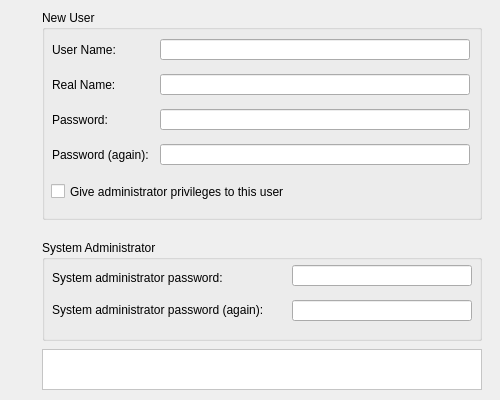
<ui version="4.0" >
 <class>SetupUsersWidget</class>
 <widget class="QWidget" name="SetupUsersWidget" >
  <property name="geometry" >
   <rect>
    <x>0</x>
    <y>0</y>
    <width>500</width>
    <height>400</height>
   </rect>
  </property>
  <property name="windowTitle" >
   <string>Create User</string>
  </property>
  <widget class="QGroupBox" name="groupBox" >
   <property name="geometry" >
    <rect>
     <x>42</x>
     <y>10</y>
     <width>440</width>
     <height>210</height>
    </rect>
   </property>
   <property name="title" >
    <string>New User</string>
   </property>
   <widget class="QCheckBox" name="admin" >
    <property name="geometry" >
     <rect>
      <x>9</x>
      <y>170</y>
      <width>371</width>
      <height>23</height>
     </rect>
    </property>
    <property name="text" >
     <string>Give administrator privileges to this user</string>
    </property>
   </widget>
   <widget class="QLineEdit" name="pass1" >
    <property name="geometry" >
     <rect>
      <x>118</x>
      <y>99</y>
      <width>310</width>
      <height>21</height>
     </rect>
    </property>
    <property name="echoMode" >
     <enum>QLineEdit::Password</enum>
    </property>
   </widget>
   <widget class="QLineEdit" name="realname" >
    <property name="geometry" >
     <rect>
      <x>118</x>
      <y>64</y>
      <width>310</width>
      <height>21</height>
     </rect>
    </property>
   </widget>
   <widget class="QLabel" name="textLabel1_2" >
    <property name="geometry" >
     <rect>
      <x>10</x>
      <y>99</y>
      <width>104</width>
      <height>21</height>
     </rect>
    </property>
    <property name="text" >
     <string>Password:</string>
    </property>
    <property name="wordWrap" >
     <bool>false</bool>
    </property>
   </widget>
   <widget class="QLabel" name="textLabel1_4" >
    <property name="geometry" >
     <rect>
      <x>10</x>
      <y>64</y>
      <width>104</width>
      <height>21</height>
     </rect>
    </property>
    <property name="text" >
     <string>Real Name:</string>
    </property>
    <property name="wordWrap" >
     <bool>false</bool>
    </property>
   </widget>
   <widget class="QLabel" name="textLabel1" >
    <property name="geometry" >
     <rect>
      <x>10</x>
      <y>134</y>
      <width>104</width>
      <height>21</height>
     </rect>
    </property>
    <property name="text" >
     <string>Password (again):</string>
    </property>
    <property name="wordWrap" >
     <bool>false</bool>
    </property>
   </widget>
   <widget class="QLabel" name="textLabel1_3" >
    <property name="geometry" >
     <rect>
      <x>10</x>
      <y>29</y>
      <width>104</width>
      <height>21</height>
     </rect>
    </property>
    <property name="text" >
     <string>User Name:</string>
    </property>
    <property name="wordWrap" >
     <bool>false</bool>
    </property>
   </widget>
   <widget class="QLineEdit" name="pass2" >
    <property name="geometry" >
     <rect>
      <x>118</x>
      <y>134</y>
      <width>310</width>
      <height>21</height>
     </rect>
    </property>
    <property name="echoMode" >
     <enum>QLineEdit::Password</enum>
    </property>
   </widget>
   <widget class="QLineEdit" name="username" >
    <property name="geometry" >
     <rect>
      <x>118</x>
      <y>29</y>
      <width>310</width>
      <height>21</height>
     </rect>
    </property>
   </widget>
   <zorder>pass1</zorder>
   <zorder>realname</zorder>
   <zorder>textLabel1_2</zorder>
   <zorder>textLabel1_4</zorder>
   <zorder>textLabel1</zorder>
   <zorder>textLabel1_3</zorder>
   <zorder>pass2</zorder>
   <zorder>username</zorder>
   <zorder>admin</zorder>
  </widget>
  <widget class="QGroupBox" name="groupBox_2" >
   <property name="geometry" >
    <rect>
     <x>42</x>
     <y>240</y>
     <width>440</width>
     <height>101</height>
    </rect>
   </property>
   <property name="title" >
    <string>System Administrator</string>
   </property>
   <widget class="QLabel" name="textLabel3" >
    <property name="geometry" >
     <rect>
      <x>10</x>
      <y>25</y>
      <width>230</width>
      <height>25</height>
     </rect>
    </property>
    <property name="text" >
     <string>System administrator password:</string>
    </property>
    <property name="wordWrap" >
     <bool>false</bool>
    </property>
   </widget>
   <widget class="QLabel" name="textLabel3_2" >
    <property name="geometry" >
     <rect>
      <x>10</x>
      <y>60</y>
      <width>230</width>
      <height>20</height>
     </rect>
    </property>
    <property name="text" >
     <string>System administrator password (again):</string>
    </property>
    <property name="wordWrap" >
     <bool>false</bool>
    </property>
   </widget>
   <widget class="QLineEdit" name="admin_pass1" >
    <property name="geometry" >
     <rect>
      <x>250</x>
      <y>25</y>
      <width>180</width>
      <height>21</height>
     </rect>
    </property>
    <property name="maximumSize" >
     <size>
      <width>200</width>
      <height>32767</height>
     </size>
    </property>
    <property name="inputMask" >
     <string/>
    </property>
    <property name="echoMode" >
     <enum>QLineEdit::Password</enum>
    </property>
   </widget>
   <widget class="QLineEdit" name="admin_pass2" >
    <property name="geometry" >
     <rect>
      <x>250</x>
      <y>60</y>
      <width>180</width>
      <height>21</height>
     </rect>
    </property>
    <property name="maximumSize" >
     <size>
      <width>200</width>
      <height>32767</height>
     </size>
    </property>
    <property name="inputMask" >
     <string/>
    </property>
    <property name="echoMode" >
     <enum>QLineEdit::Password</enum>
    </property>
   </widget>
  </widget>
  <widget class="QFrame" name="frameError" >
   <property name="geometry" >
    <rect>
     <x>42</x>
     <y>349</y>
     <width>440</width>
     <height>41</height>
    </rect>
   </property>
   <property name="autoFillBackground" >
    <bool>false</bool>
   </property>
   <property name="styleSheet" >
    <string notr="true" >background-color: white; color: red;</string>
   </property>
   <property name="frameShape" >
    <enum>QFrame::StyledPanel</enum>
   </property>
   <property name="frameShadow" >
    <enum>QFrame::Raised</enum>
   </property>
   <widget class="QLabel" name="labelError" >
    <property name="geometry" >
     <rect>
      <x>20</x>
      <y>5</y>
      <width>400</width>
      <height>31</height>
     </rect>
    </property>
    <property name="text" >
     <string/>
    </property>
    <property name="alignment" >
     <set>Qt::AlignCenter</set>
    </property>
   </widget>
  </widget>
 </widget>
 <layoutdefault spacing="6" margin="11" />
 <pixmapfunction>qPixmapFromMimeSource</pixmapfunction>
 <tabstops>
  <tabstop>username</tabstop>
  <tabstop>realname</tabstop>
  <tabstop>pass1</tabstop>
  <tabstop>pass2</tabstop>
  <tabstop>admin</tabstop>
 </tabstops>
 <resources/>
 <connections/>
</ui>
